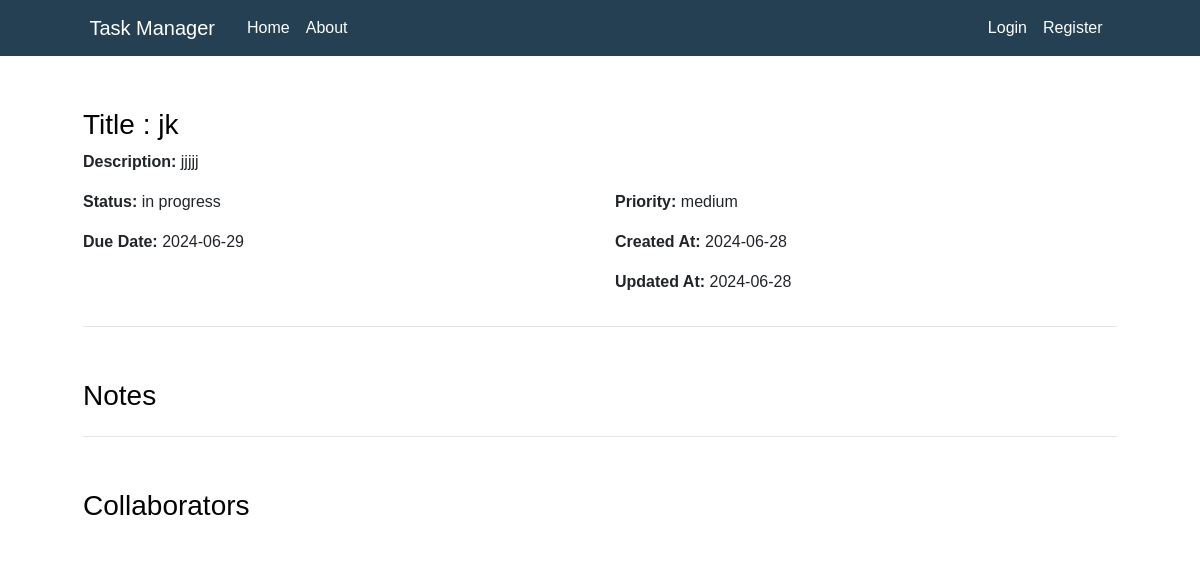
Page /task/10 on the earlier database version.
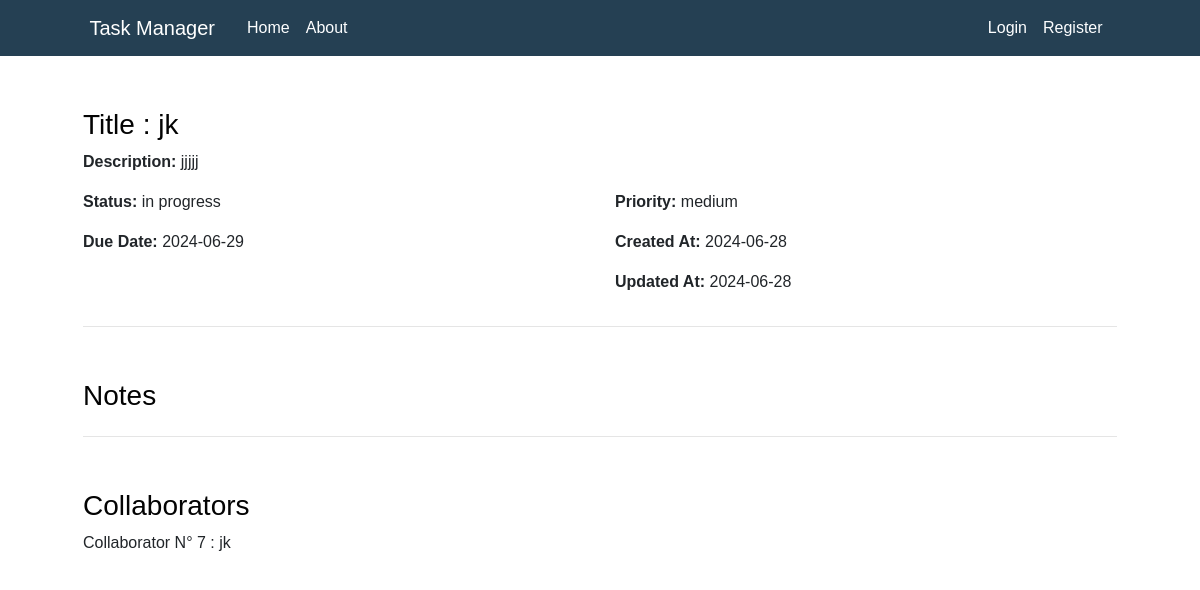
Same page on the later database version.
### TaskManager/models.py (models this page shows, shortened)
class Task(db.Model):
    id = db.Column(db.Integer, primary_key=True)
    user_id = db.Column(db.Integer, db.ForeignKey('user.id'), nullable=False)
    title = db.Column(db.String(255), nullable=False)
    description = db.Column(db.Text)
    status = db.Column(db.Enum('in progress', 'completed', 'pending'), default='in progress')
    priority = db.Column(db.Enum('low', 'medium', 'high'), default='medium')
    due_date = db.Column(db.DateTime, default=datetime.utcnow)
    created_at = db.Column(db.DateTime, default=datetime.utcnow)
    updated_at = db.Column(db.DateTime, default=datetime.utcnow, onupdate=datetime.utcnow)
    notes = db.relationship(
        'Note', backref='task', lazy=True, cascade='all, delete-orphan')
    task_collaborators = db.relationship(
        'TaskCollaborator', backref='task', lazy=True, cascade='all, delete-orphan')

class TaskCollaborator(db.Model):
    id = db.Column(db.Integer, primary_key=True)
    task_id = db.Column(db.Integer, db.ForeignKey('task.id'), nullable=False)
    user_id = db.Column(db.Integer, db.ForeignKey('user.id'), nullable=False)

class User(db.Model, UserMixin):
    id = db.Column(db.Integer, primary_key=True)
    username = db.Column(db.String(50), unique=True, nullable=False)
    email = db.Column(db.String(100), unique=True, nullable=False)
    password = db.Column(db.String(255), nullable=False)
    date_joined = db.Column(db.DateTime, default=datetime.now)
    last_login = db.Column(db.DateTime, default=datetime.now)
    tasks = db.relationship('Task', backref='user', lazy=True)
    task_collaborators = db.relationship('TaskCollaborator', backref='user', lazy=True)

### TaskManager/routes.py (the view)
@app.route("/task/<int:task_id>")
def task(task_id):
    task = Task.query.get_or_404(task_id)
    return render_template('task.html', title=task.title, task=task)

### TaskManager/templates/task.html (shortened to what this page needs)
{% extends "layout.html" %}
{% block content %}
<div class="content-section">
    <h3>Title : {{ task.title }}</h3>
    <div class="row">
        <div class="col-md-12">
            <p><strong>Description:</strong> {{ task.description }}</p>
        </div>
    </div>
    <div class="row">
        <div class="col-md-6">
            <p><strong>Status:</strong> {{ task.status }}</p>
        </div>
        <div class="col-md-6">
            <p><strong>Priority:</strong> {{ task.priority }}</p>
        </div>
    </div>
    <div class="row">
        <div class="col-md-6">
            <p><strong>Due Date:</strong> {{ task.due_date.strftime('%Y-%m-%d') }}</p>
        </div>
        <div class="col-md-6">
            <p><strong>Created At:</strong> {{ task.created_at.strftime('%Y-%m-%d') }}</p>
        </div>
    </div>
    <div class="row">
        <div class="col-md-6">
        </div>
        <div class="col-md-6">
            <p><strong>Updated At:</strong> {{ task.updated_at.strftime('%Y-%m-%d') }}</p>
        </div>
    </div>
    <hr>
</div>
    <div class="content-section">
        <h3>Notes</h3>
        <hr>
    </div>
    <div class="content-section">
        <h3>Collaborators</h3>
        <ul class="list-group">
            {% for collaborator in task.task_collaborators %}
                <span class="note-content">Collaborator N° {{ collaborator.id }} : {{ collaborator.user.username }}</span>
            {% endfor %}
        </ul>
    </div>
{% endblock content %}

### TaskManager/templates/layout.html (shortened to what this page needs)
<!DOCTYPE html>
<html>
<head>
    <link rel="stylesheet" href="https://maxcdn.bootstrapcdn.com/bootstrap/4.0.0/css/bootstrap.min.css">
    <link rel="stylesheet" type="text/css" href="{{ url_for('static', filename='main.css') }}">
</head>
<body>
    <header class="site-header">
      <nav class="navbar navbar-expand-md navbar-dark bg-steel fixed-top">
        <div class="container">
          <a class="navbar-brand mr-4" href="/">Task Manager</a>
          <div class="collapse navbar-collapse" id="navbarToggle">
            <div class="navbar-nav mr-auto">
              <a class="nav-item nav-link" href="{{ url_for('home') }}">Home</a>
              <a class="nav-item nav-link" href="{{ url_for('about') }}">About</a>
            </div>
            <div class="navbar-nav">
              {% if current_user.is_authenticated %}
                <a class="nav-item nav-link" href="{{ url_for('all_tasks') }}"> All Tasks </a>
                <a class="nav-item nav-link" href="{{ url_for('new_task') }}">New Task</a>
                <a class="nav-item nav-link" href="{{ url_for('account') }}">{{ current_user.username }}'s Account</a>
                <a class="nav-item nav-link" href="{{ url_for('logout') }}">Logout</a>
              {% else %}
                <a class="nav-item nav-link" href="{{ url_for('login') }}">Login</a>
                <a class="nav-item nav-link" href="{{ url_for('register') }}">Register</a>
              {% endif %}
            </div>
          </div>
        </div>
      </nav>
    </header>
    <main role="main" class="container">
      <div class="row">
        <div class="col-md-12">
          {% block content %}{% endblock %}
        </div>
      </div>
    </main>
  </body>
</html>

### TaskManager/static/main.css (style rules this page uses)
body { width: 100%; height: 100vh; font-family: Arial, sans-serif; background-image: url('my-main.jpg'); background-position: center; background-size: cover; position: relative; margin-top: 5rem; }
h1, h2, h3, h4, h5, h6 { color: #030303; }
.bg-steel { background-color: #254053; color: #ffffff; }
.container { width: 90%; max-width: 1200px; margin: 0 auto; }
.content-section { background: #ffffff; padding: 8px; border-radius: 2px; margin-top: 20px; }
.site-header .navbar-nav .nav-link { color: #fdfeff; }
.note-content { font-size: 1rem; font-weight: normal; }

Differences in the rows shown:
added TaskCollaborator: id "7", user.username "jk"
